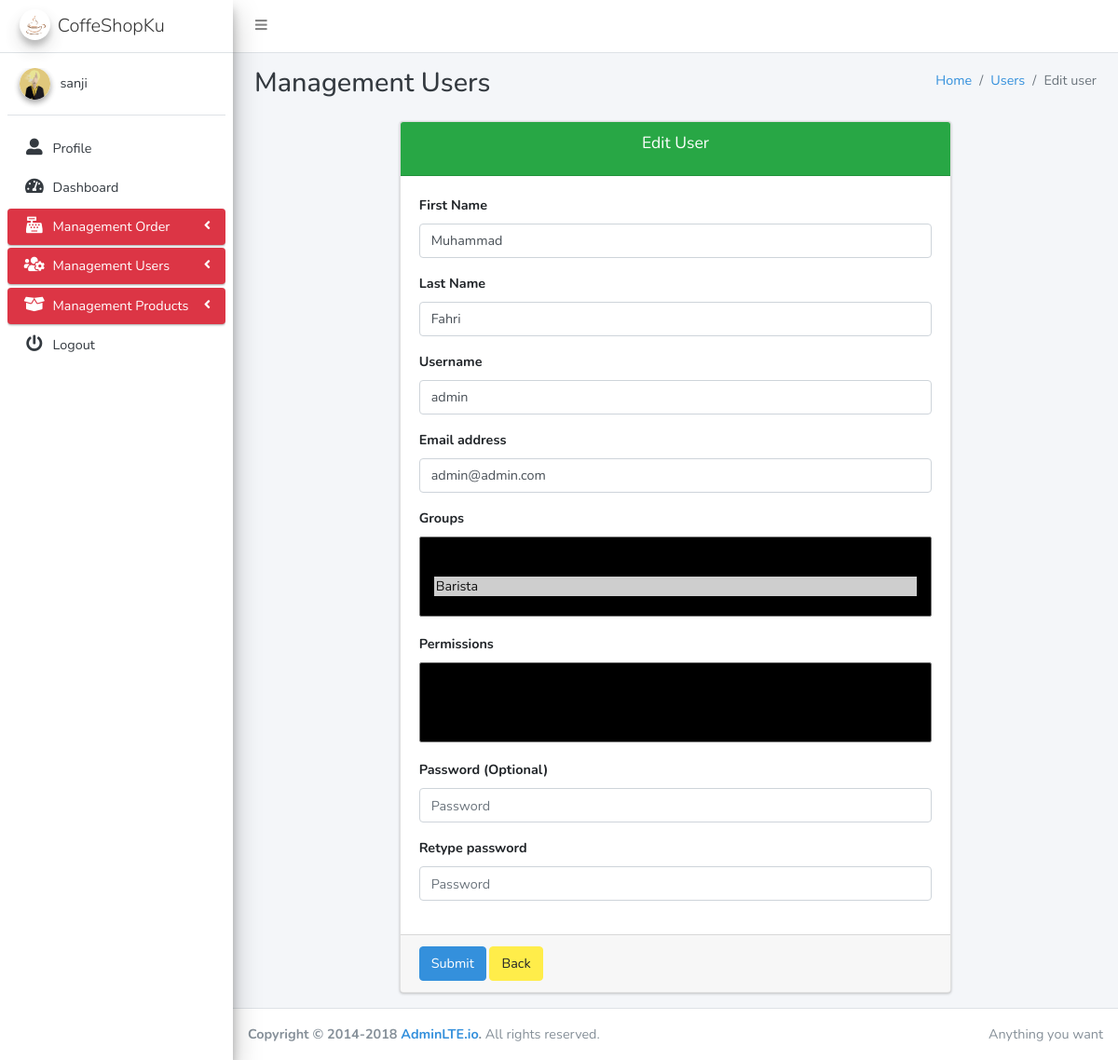
The app's page /accounts/update/1 (signed in) with its own data.
### accounts/models.py (models this page shows, shortened)
class User(AbstractBaseUser, PermissionsMixin):
    email = models.EmailField(_('email'), unique=True)
    username = models.CharField(_('username'), max_length=45, unique=True)
    first_name = models.CharField(_('first name'), max_length=30, blank=True)
    last_name = models.CharField(_('last name'), max_length=30, blank=True)
    date_joined = models.DateTimeField(_('date joined'), auto_now_add=True)
    is_active = models.BooleanField(_('active'), default=True)
    avatar = models.ImageField(upload_to=path_and_rename, null=True, blank=True)
    objects = UserManager()
    EMAIL_FIELD    = 'email'
    USERNAME_FIELD = 'username'
    REQUIRED_FIELDS = []
    class Meta:
        verbose_name = _('user')
        verbose_name_plural = _('users')
    def __str__(self):
        return self.username

### accounts/views.py (the view, shortened to what this page needs)
# urls.py: path('update/<int:pk>', login_required(UpdateUser.as_view(template_name="accounts/add_edit.html")), name="update_user"),
class UpdateUser(PermissionRequiredMixin,UpdateView):
    form_class      = UpdateUserForm
    model           = User
    success_url     = 'users_list'
    permission_required = ('accounts.change_user')
    def get_context_data(self,**kwargs):
        user_update = User.objects.get(pk=self.kwargs['pk'])
        kwargs      = super().get_context_data(**kwargs)
        if 'form' not in kwargs:
            kwargs['form'] = self.get_form()
        kwargs = {
            "card_title"          : "Edit User",
            "users"               : user_update,
            'groups'              : Group.objects.all(),
            "user_permissions"    : Permission.objects.all(),
            "curent_groups"       : [(x.id) for x in user_update.groups.all() ],
            "curent_permissions"  : [(x.id) for x in user_update.user_permissions.all()],
        }
        kwargs['heading_title']    = "Management Users"
        kwargs['breadcrumb']       = {'content':'Users','url':'users_list',}
        kwargs['breadcrumb2']      = {'content':'Edit user','class':'active'}
        return super().get_context_data(**kwargs)

### accounts/forms.py (shortened to what this page needs)
class UpdateUserForm(UserChangeForm):
    class Meta:
        model = get_user_model()
        fields = ('username','email', 'password1', 'password2','user_permissions','groups','first_name','last_name')
    error_messages = {
        'password_mismatch': _('The two password fields didn’t match.'),
    }
    password1 = forms.CharField(
        label=_("Password"),
        strip=False,required=False,
        widget=forms.PasswordInput(attrs={'autocomplete': 'new-password'}),
        help_text=password_validation.password_validators_help_text_html(),
    )
    password2 = forms.CharField(
        label=_("Password confirmation"),required=False,
        widget=forms.PasswordInput(attrs={'autocomplete': 'new-password'}),
        strip=False,
        help_text=_("Enter the same password as before, for verification."),
    )

### accounts/auth.py (called while the page is built)
    def get_user(self, user_id):
        UserModel = get_user_model()
        try:
            return UserModel._default_manager.get(pk=user_id)
        except UserModel.DoesNotExist:
            return None

### accounts/templates/accounts/add_edit.html (shortened to what this page needs)
{% extends "layouts/base.html" %}
{% block content %}
<div class="row d-flex justify-content-center">
    <div class="col-md-8 align-center">
        <div class="card card-success">
            <div class="card-header d-flex justify-content-center">
                <h2 class="card-title">{{ card_title }}</h2>
            </div>
            <form role="form" method="POST">
                <div class="card-body">
                    <div class="form-group">
                        <label for="firs_name">First Name</label>
                        <input type="text" class="form-control" autocomplete="off" value="{% if form.first_name.value == None %}{%else%}{{form.first_name.value}}{% endif %}" id="first_name" value="{{ users.first_name }}" name="first_name" placeholder="Enter first name">
                    </div>
                    <div class="form-group">
                        <label for="last_name">Last Name</label>
                        <input type="text" class="form-control" autocomplete="off" id="last_name" value="{% if form.last_name.value == None %}{%else%}{{form.last_name.value}}{% endif %}" value="{{ users.last_name }}" name="last_name" placeholder="Enter last name">
                    </div>
                    <div class="form-group">
                        <label for="username">Username</label>
                        <input type="text" class="form-control" id="username" autocomplete="off" value="{% if form.username.value == None %}{%else%}{{form.username.value}}{% endif %}" value="{{ users.username }}" name="username" placeholder="Enter username">
                    </div>
                    <div class="form-group">
                        <label for="email">Email address</label>
                        <input type="email" class="form-control" id="email" value="{% if form.email.value == None %}{%else%}{{form.email.value}}{% endif %}" value="{{ users.email }}" name="email" placeholder="Enter email">
                    </div>
                    <div class="form-group">
                        <label for="groups">Groups</label>
                        <select class="select2 col-sm-12" style="background-color: black;" multiple="multiple" id="groups" name="groups">
                            {% for x in groups %}
                                    <option value="{{x.id}}"{% if x.id in curent_groups %}selected{% endif %}>{{x.name}}</option>
                            {%endfor%}
                        </select>
                    </div>
                    <div class="form-group">
                        <label for="user_permissions">Permissions</label>
                        <select class="select2 col-sm-12" style="background-color: black;" multiple="multiple" id="user_permissions" name="user_permissions">
                            {% for x in user_permissions %}
                                    <option value="{{x.id}}"{% if x.id in curent_permissions %}selected{% endif %}>{{x.name}}</option>
                            {%endfor%}
                        </select>
                    </div>
                    <div class="form-group">
                        <label for="password">Password (Optional)</label>
                        <input type="password" class="form-control" id="password" name="password1" placeholder="Password">
                    </div>
                    <div class="form-group">
                        <label for="password">Retype password</label>
                        <input type="password" class="form-control" id="password" name="password2" placeholder="Password">
                    </div>
                </div>
                <div class="card-footer">
                    <button type="submit" class="btn btn-primary">Submit</button>
                    <a type="button" href="{% url 'users_list' %}" class="btn btn-warning">Back</a>
                </div>
            </form>
        </div>
    </div>
</div>
{% endblock %}

### templates/layouts/base.html (shortened to what this page needs)
{% load static %}
{% load active_link_tags %}
<!DOCTYPE html>
<html lang="en">
<head>
    <link rel="stylesheet" href="{% static "sass/app.css" %}">
</head>
<body class="hold-transition sidebar-mini">
    <div class="wrapper" id="app">
        <nav class="main-header navbar navbar-expand bg-white navbar-light border-bottom">
            <ul class="navbar-nav">
                <li class="nav-item">
                    <a class="nav-link" data-widget="pushmenu" href="#"><i class="fa fa-bars"></i></a>
                </li>
            </ul>
        </nav>
        <aside class="main-sidebar sidebar-light-danger elevation-4">
            <a href="index3.html" class="brand-link">
                <img src="{% static "img/logo.png" %}" alt="CoffeShopKu" class="brand-image img-circle elevation-3"
                    style="opacity: .8">
                <span class="brand-text font-weight-light">CoffeShopKu</span>
            </a>
            <div class="sidebar">
                <div class="user-panel mt-3 pb-3 mb-3 d-flex">
                    <div class="image">
                        <img src="{% get_media_prefix %}{{request.user.avatar}}" class="img-circle elevation-2"
                            alt="User Image">
                    </div>
                    <div class="info">
                        <a href="#" class="d-block">{{ request.user }}</a>
                    </div>
                </div>
                <nav class="mt-2">
                    <ul class="nav nav-pills nav-sidebar flex-column" data-widget="treeview" role="menu"
                        data-accordion="false">
                        <li class="nav-item">
                            <a href="{% url 'profile_url' request.user.id %}"
                                class="{% active_link 'profile_url' 'active-link' pk=request.path|last %} nav-link">
                                <i class="nav-icon fas fa-user-alt"></i>
                                <p>
                                    Profile
                                </p>
                            </a>
                        </li>
                        <li class="nav-item">
                            <a href="{% url 'dashboard' %}"
                                class="{% active_link 'dashboard' 'active-link' %} nav-link">
                                <i class="nav-icon fas fa-tachometer-alt"></i>
                                <p>
                                    Dashboard
                                </p>
                            </a>
                        </li>
                        <li
                            class="nav-item has-treeview {% active_link 'order_list_products' 'menu-open' strict=True %}">
                            <a href="#" class="nav-link active">
                                <i class="nav-icon fas fa-cash-register"></i>
                                <p>
                                    Management Order
                                    <i class="right fas fa-angle-left"></i>
                                </p>
                            </a>
                        </li>
                        {% if perms.accounts.view_user %}
                        <li class="nav-item has-treeview {% active_link 'permissions_groups' 'menu-open' %}{% active_link 'groups_list' 'menu-open' %}{% active_link 'users_list || add_user'  'menu-open' %}{% active_link 'update_user' 'menu-open' pk=request.path|last %}">
                            <a href="#" class="nav-link active">
                                <i class="nav-icon fas fa-users-cog"></i>
                                <p>
                                    Management Users
                                    <i class="right fas fa-angle-left"></i>
                                </p>
                            </a>
                        </li>
                        {% endif %}
                        {% if perms.products.view_products %}
                        <li class="nav-item has-treeview {% active_link 'list_categories' 'menu-open' strict=True %}{% active_link 'list_products' 'menu-open' strict=True  %} ">
                            <a href="#" class="nav-link active">
                                <i class="nav-icon fas fa-box-open"></i>
                                <p>
                                    Management Products
                                    <i class="right fas fa-angle-left"></i>
                                </p>
                            </a>
                        </li>
                        {% endif %}
                        <li class="nav-item">
                            <a href="{% url 'logout_url' %}" class="nav-link">
                                <i class="nav-icon fas fa-power-off"></i>
                                <p>
                                    Logout
                                </p>
                            </a>
                        </li>
                    </ul>
                </nav>
            </div>
        </aside>
        <div class="content-wrapper">
            <div class="content-header">
                <div class="container-fluid">
                    <div class="row mb-2">
                        <div class="col-sm-6">
                            <h1 class="m-0 text-dark">{{heading_title}}</h1>
                        </div>
                        <div class="col-sm-6">
                            <ol class="breadcrumb float-sm-right">
                                <li class="breadcrumb-item"><a href="#">Home</a></li>
                                <li class="breadcrumb-item {{breadcrumb.class}}">{% if breadcrumb2  %}<a
                                        href="{% url breadcrumb.url %}">{{breadcrumb.content}}</a></li>
                                {% else %}{{breadcrumb.content}}</li>{% endif %}
                                <li class="breadcrumb-item {{breadcrumb2.class}}">{{breadcrumb2.content}}</li>
                            </ol>
                        </div>
                    </div>
                </div>
            </div>
            <div class="content">
                <div class="container-fluid">
                    {% block content %}
                    {% endblock content %}
                </div>
            </div>
        </div>
        <footer class="main-footer">
            <div class="float-right d-none d-sm-inline">
                Anything you want
            </div>
            <strong>Copyright &copy; 2014-2018 <a href="https://adminlte.io">AdminLTE.io</a>.</strong> All rights
            reserved.
        </footer>
    </div>
</body>
</html>

### records on screen
User: user.avatar (picture), user "sanji"
User: first_name "Muhammad", last_name "Fahri", username "admin", email "admin@admin.com"

### other values on screen
{{ heading_title }} "Management Users"
{{ breadcrumb.content }} "Users"
{{ breadcrumb2.content }} "Edit user"
{{ card_title }} "Edit User"
form field groups "Manager / Cashier / Barista ☑"
